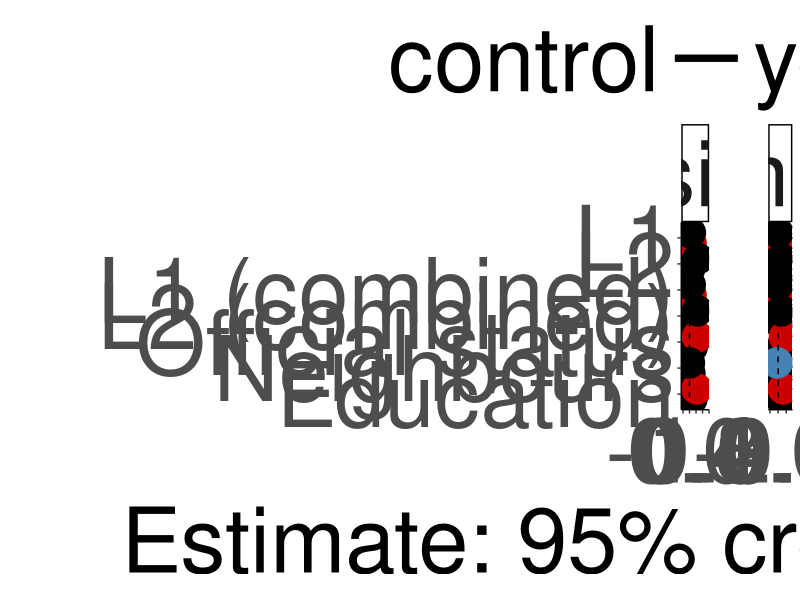
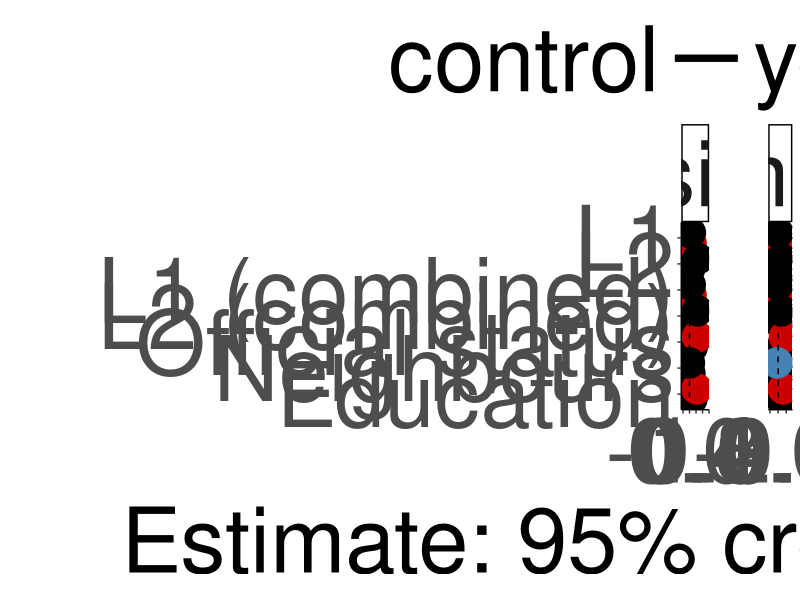
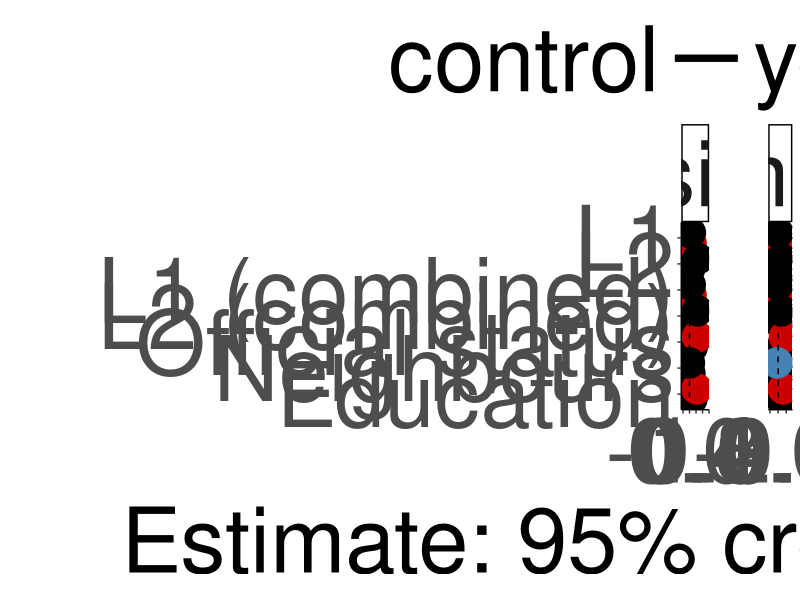
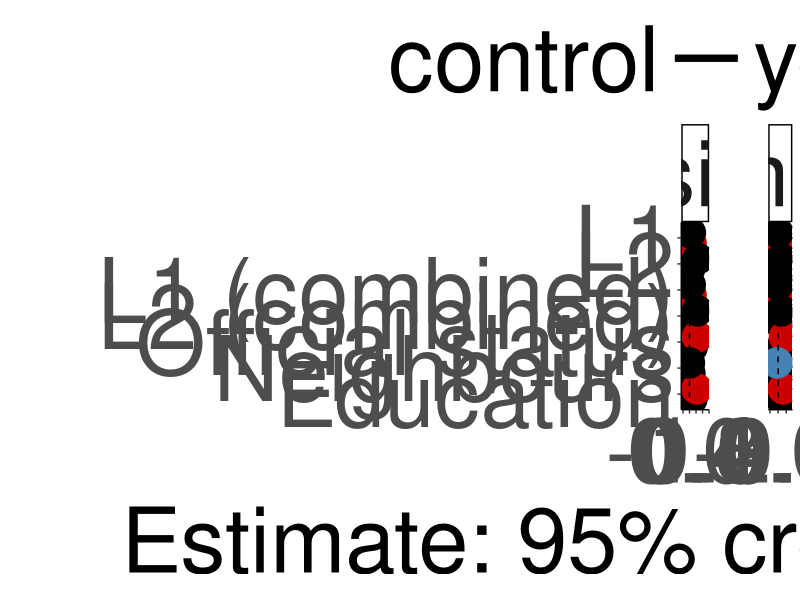

These figures' R source, in order:
suppressPackageStartupMessages({
  library(dplyr)
  library(ggplot2)
})

# script was written by Olena Shcherbakova and modified by Sam Passmore

effs_I <-
  read.csv("output_tables_reduced/ effects Informativity_social_models .csv")
effs_I$variable <- "informativity"

effs_B <-
  read.csv("output_tables_reduced/ effects Boundness_social_models .csv")
effs_B$variable <- "fusion"

effs_1 <- as.data.frame(rbind(effs_B, effs_I))

effs_1$control <- "yes"

effs_I <-
  read.csv("output_tables_reduced/ effects Informativity_social_only_models .csv")
effs_I$variable <- "informativity"

effs_B <-
  read.csv("output_tables_reduced/ effects Boundness_social_only_models .csv")
effs_B$variable <- "fusion"

effs_2 <- as.data.frame(rbind(effs_B, effs_I))
effs_2$control <- "no"

effs <- as.data.frame(rbind(effs_1, effs_2))

effs_main <- effs %>%
  rename(lower = 2,
         upper = 4,
         mean = 3) %>%
  filter(!grepl("nonlinear", model)) %>%
  filter(!grepl("SD", effect)) %>%
  filter(!grepl("Intercept", effect))


#removing "(linear)" part within the model column
effs_main$model <- gsub("(\\s*\\(\\w+\\))", "", effs_main$model)

#adding "combined" after L1/L1 proportion where applicable
effs_main$effect <-
  ifelse(
    grepl("L1 speakers\\+", effs_main$model),
    paste(effs_main$effect, "(combined)"),
    effs_main$effect
  )

effs_main <- effs_main %>%
  mutate(effect = dplyr::recode(
    effect,
    "L2 proportion (combined)" = "L2 (combined)",
    "L2 proportion" = "L2"
  ))

eff_main_plot_df = effs_main %>%
  as.data.frame() %>%
  mutate_if(is.character, as.factor) %>%
  mutate(effect = factor(
    effect,
    levels = c(
      "Education",
      "Neighbours",
      "Official status",
      "L2 (combined)",
      "L1 (combined)",
      "L2",
      "L1"
    )
  )) %>%
  mutate(importance = case_when((lower < 0 &
                                   upper < 0)  ~ "negative",
                                (lower > 0 &
                                   upper > 0)  ~ "positive",
                                (lower < 0 & upper > 0) |
                                  (lower < 0 &
                                     upper == 0) | (lower == 0 & upper > 0) ~ "no"
  )) %>%
  mutate(importance = as.factor(importance)) %>%
  mutate(importance = factor(
    importance,
    levels = c("no", "positive", "negative"),
    ordered = TRUE
  )) %>%
  mutate(control = factor(control, levels = c("yes", "no"), ordered = TRUE))

effs_main_plot_bw = ggplot(eff_main_plot_df,
                           aes(
                             y = effect,
                             x = mean,
                             linetype = control,
                             color = importance
                           )) +
  geom_errorbar(
    aes(xmin = lower, xmax = upper),
    width = 0.6,
    size = 2.5,
    position = position_dodge(w = 0.8)
  ) +
  geom_point(size = 10,
             position = position_dodge(w = 0.8)) +
  geom_line(position = position_dodge(w = 0.8)) +
  geom_vline(aes(xintercept = 0),
             lty = 2) +
  scale_color_manual(values = c("black", "red3", "steelblue")) +
  ylab("") +
  xlab("Estimate: 95% credible interval") +
  theme_classic() +
  facet_grid(. ~ variable, scales = "free_x", space = "free") +
  theme(
    axis.text = element_text(size = 65),
    legend.text = element_text(size = 65),
    axis.title = element_text(size = 65),
    legend.title = element_text(size = 65),
    strip.text.x = element_text(size = 65),
    legend.spacing.y = unit(2.7, 'cm'),
    legend.key.size = unit(2, 'cm'),
    legend.direction = "horizontal",
    legend.position = "top",
    panel.spacing.x = unit(15, "mm")
  ) +
  guides(color = "none")

effs_main_plot_bw
ggsave(
  file = "output_reduced/effects_plot.svg",
  plot = effs_main_plot_bw,
  height = 22,
  width = 36,
  dpi = 300
)

effs_main_plot_bw
ggsave(
  file = "output_reduced/effects_plot.jpeg",
  plot = effs_main_plot_bw,
  height = 22,
  width = 36,
  dpi = 300
)
